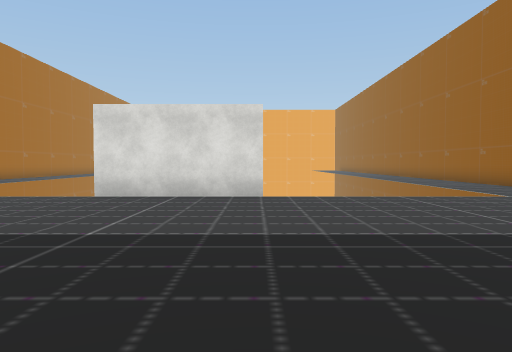
View 1 (above)

21 first-person views from a walk through a scene from a Unity 3-D project. The camera is 1.5 m above the floor, tilts 2° down and sees 70° across. The floor is counted in squares, 2 m on a side. Each view is taken from the middle of a square. On the plan, view 1 faces up. The plan holds only what a view shows up to about 11 squares ahead; the rest is blank. The place goes on beyond the plan. The player character is not drawn. Some surface patterns are stand-ins.

View 2
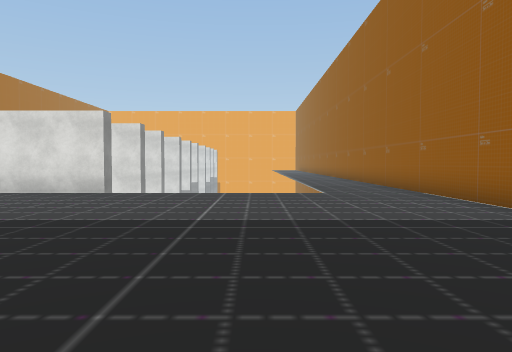

View 3
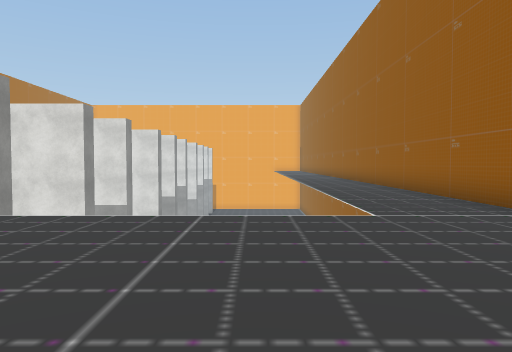

View 4
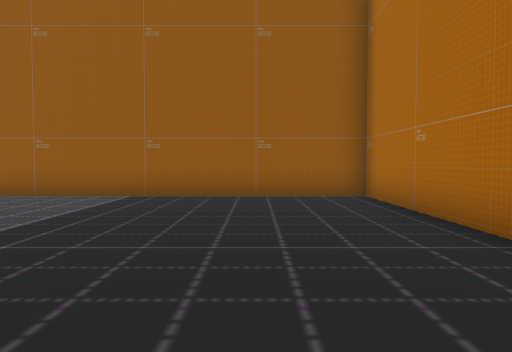

View 5
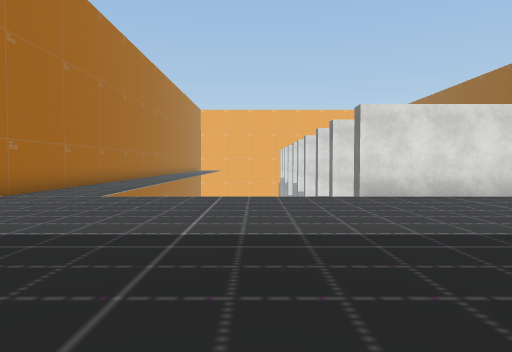

View 6
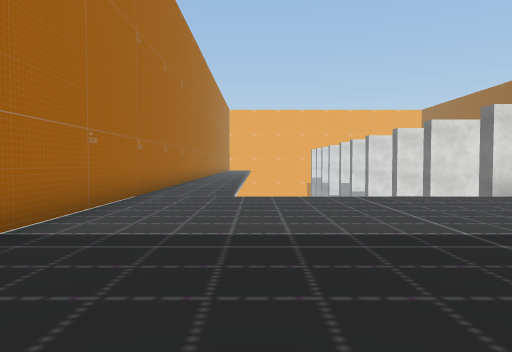

View 7
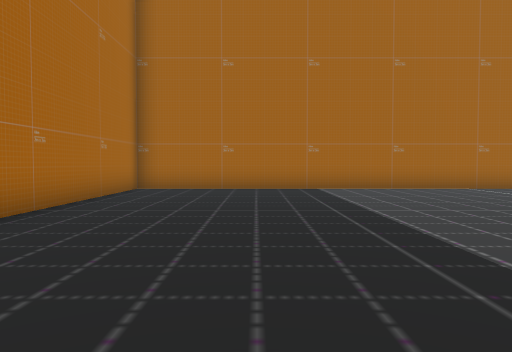

View 8
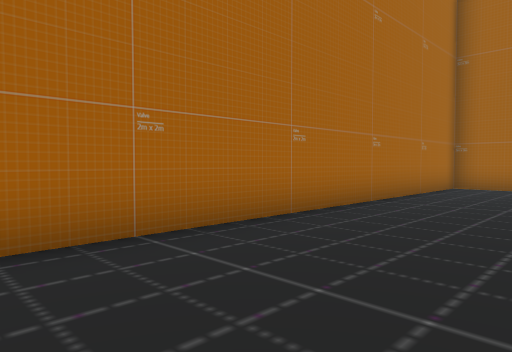

View 9
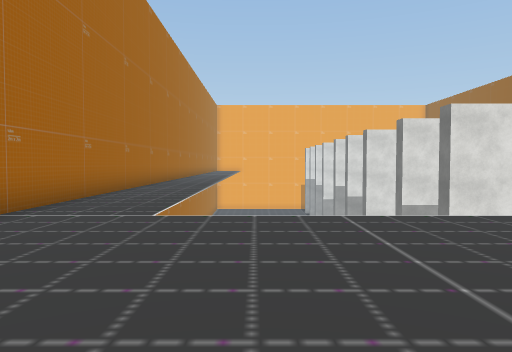

View 10
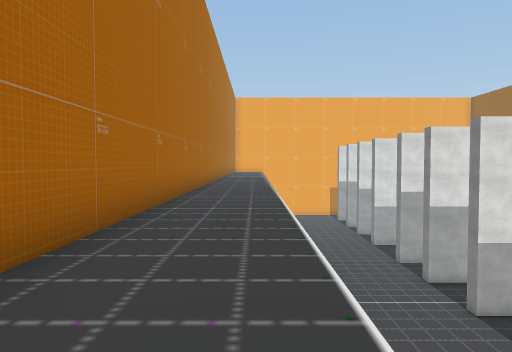

View 11
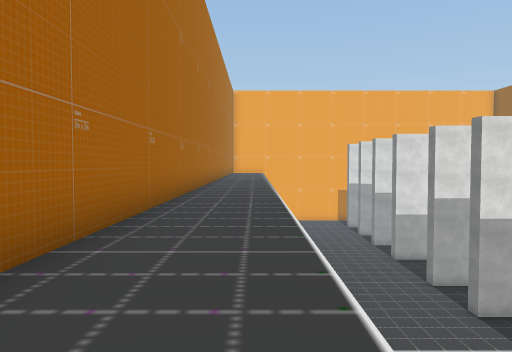

View 12
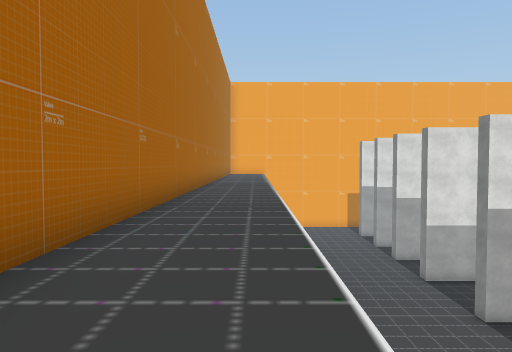

View 13
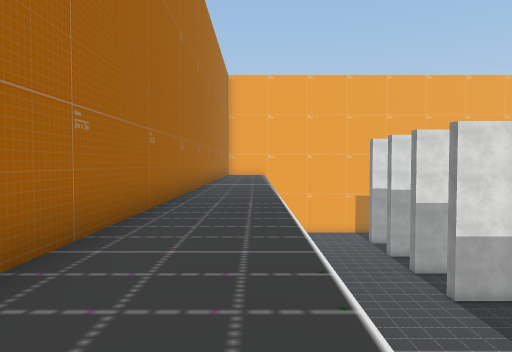

View 14
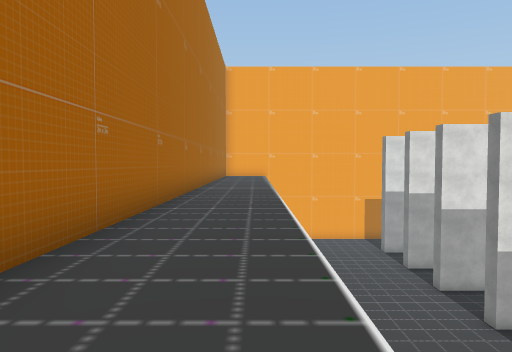

View 15
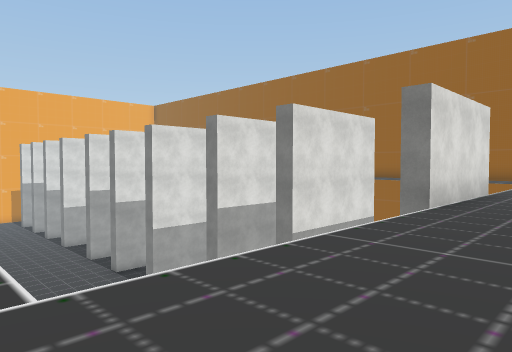

View 16
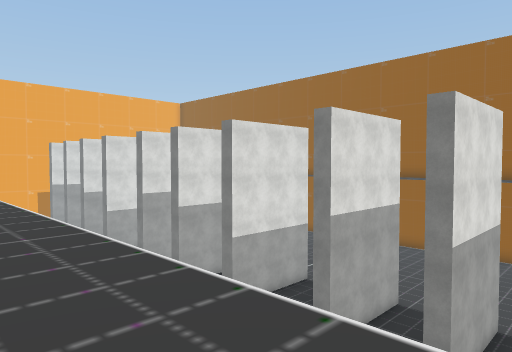

View 17
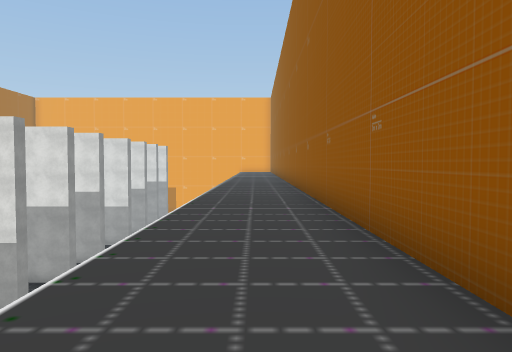

View 18
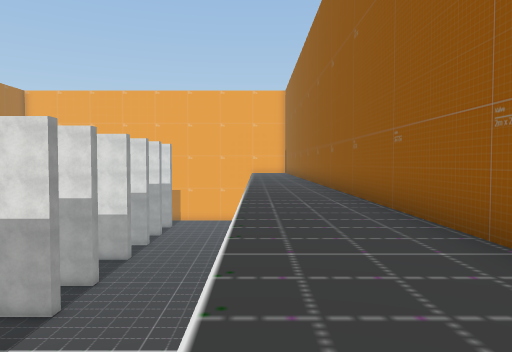

View 19
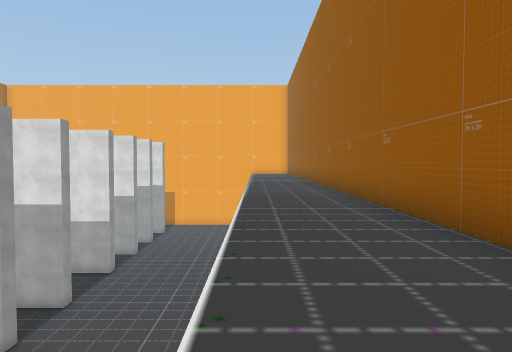

View 20
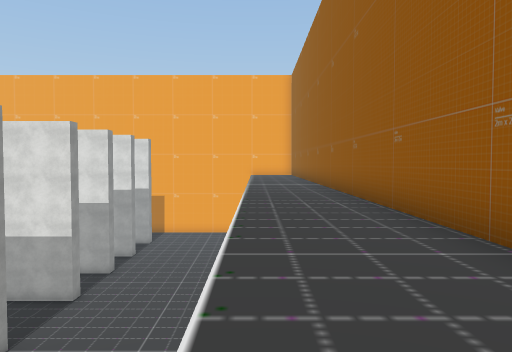

View 21
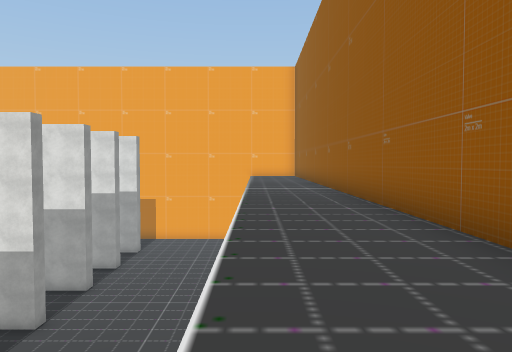

### Floor plan
Key: @ floor where view 1 was taken; # wall or solid block; x gap in a wall; . floor; v drop or lower ground.
Columns run from 12 left of view 1 to 9 right of it. Each row starts with its distance up from view 1.
 28 #..  vvvvv  vvvvv ...#
 27 #..  vvvv####vvvv ...#
 26 #..  vvvvvvvvvvvv ...#
 25 #..  vvvvv vvvvvv ...#
 24 #..v vvvvv  vvvvv ...#
 23 #..v vvvv####vvvv ...#
 22 #..v vvvvv vvvvvv ...#
 21 #..v vvvv   vvvvv ...#
 20 #..v vvvvv vvvvvv ...#
 19 #..v vvvvv vvvvvv ...#
 18 #..v vvvv   vvvvv ...#
 17 #..v vvvvv  v     ...#
 16 #..v vvvvv        ...#
 15 #..v  vvv         ...#
 14 #..v    v####     ...#
 13 #..v      vvv     ...#
 12 #..v    v v v     ...#
 11 #..v    v###vvv   ...#
 10 #..v              ...#
  9 #..v    v###x     ...#
  8 #....................#
  7 #....................#
  6 #....................#
  5 #....................#
  4 #....................#
  3 #....................#
  2 #....................#
  1 #....................#
  0 #...........@........#
 -1 #............ .......#
 -2 ############    ######

Positions as (right, up) in squares from view 1, and headings:
1: (0, 0), facing up
2: (4, -1), facing up
3: (4, 3), facing up
4: (0, 1), facing right
5: (-6, 0), facing up
6: (-9, 0), facing up
7: (-1, 2), facing left
8: (0, 2), facing down-left
9: (-8, 3), facing up
10: (-10, 7), facing up
11: (-10, 10), facing up
12: (-10, 13), facing up
13: (-10, 15), facing up
14: (-10, 17), facing up
15: (-10, 6), facing up-right
16: (-11, 9), facing up-right
17: (7, 7), facing up
18: (6, 10), facing up
19: (6, 12), facing up
20: (6, 15), facing up
21: (6, 17), facing up
